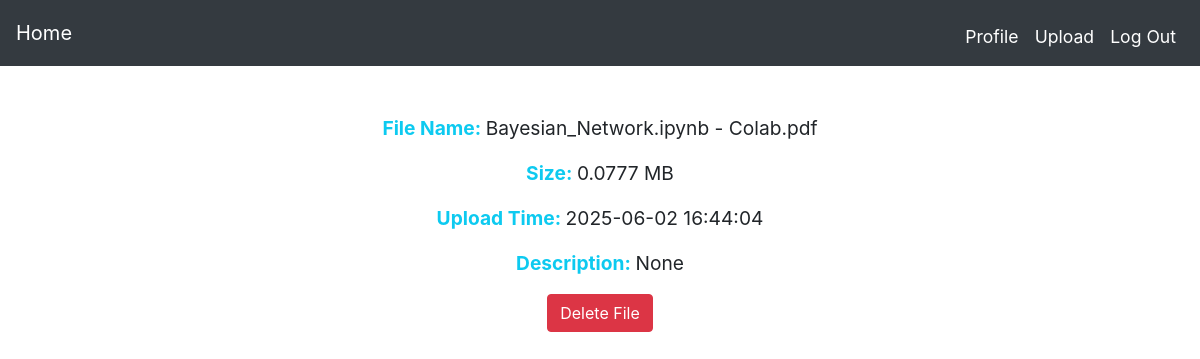
/uploader_file_view?file_id=5 (signed in), run on the app's committed database.
### tables this page shows
CREATE TABLE filesinfo(uploader_id INTEGER, disk_name_id INTEGER PRIMARY KEY AUTOINCREMENT, original_name TEXT NOT NULL, description TEXT, size REAL NOT NULL, upload_time TIMESTAMP DEFAULT CURRENT_TIMESTAMP);

### app.py (the view)
@app.route("/uploader_file_view")
def uploader_file_view():
    file_id = request.args.get("file_id")
    try:
        file_id = int(file_id)
    except:
        flash("invalid file")
        return redirect("/profile")
    if session.get("user_id") is None:
        flash("Log In to access your files")
        return redirect("/login")
    file_detail = db.execute("SELECT original_name, size, description, upload_time from filesinfo WHERE uploader_id = ? and disk_name_id = ?",
                             session["user_id"], file_id)
    if not file_detail:
        flash("You have not uploaded this file")
        return redirect("/")
    file_detail = file_detail[0]
    return render_template("uploader_view.html", file_name = file_detail["original_name"],
                           size = file_detail["size"], desc = file_detail["description"],
                           ut = file_detail["upload_time"], file_id = file_id)

### templates/uploader_view.html (shortened to what this page needs)
{% extends "layout.html" %}
{% block main %}
    <div class="mb-3">
        <span class="lhs"><b>File Name:  </b></span>
        <span class="rhs">{{ file_name }}</span>
    </div>
    <div class="mb-3">
        <span class="lhs"><b>Size:  </b></span>
        <span class="rhs">{{ size }} MB</span>
    </div>
    <div class="mb-3">
        <span class="lhs"><b>Upload Time:  </b></span>
        <span class="rhs">{{ ut }}</span>
    </div>
    <div class="mb-3">
        <span class="lhs"><b>Description:  </b></span>
        <span class="rhs">{{ desc }}</span>
    </div>
    <div class="mb-3">
        <a href="{{ url_for('delete', file_id=file_id) }}">
            <button class="btn btn-danger">
                Delete File
            </button>
        </a>
    </div>
{% endblock %}

### templates/uploader_view.html (style rules this page uses)
.lhs { font-size: 1.2rem; color: #0dcaf0; }
.rhs { font-size: 1.2rem }

### data on the page
filesinfo: original_name "Bayesian_Network.ipynb - Colab.pdf", size "0.0777", upload_time "2025-06-02 16:44:04"

### other printed values
{{ desc }} "None"
